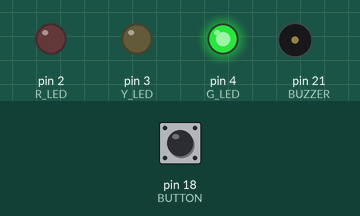
The program below on a simulated MicroPython board. Shown: output pins drawn as LEDs (lit = HIGH), buzzer (waves = sounding, pin HIGH). The test bench sets the inputs (shaded band); at power-on: pin 18 (BUTTON) LOW.

Above: at 1.2 s.
1.3 s: pin 18 (BUTTON) pulled HIGH for 0.15 s
At 1.9 s:
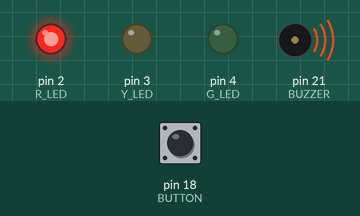
4.4 s: pin 18 (BUTTON) pulled HIGH for 3.2 s
At 17.2 s:
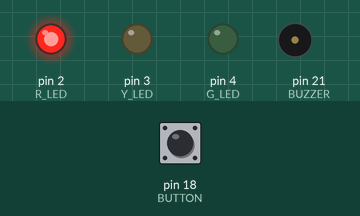
Timing chart, 0 to 20.1 s (numbered marks = the images above; inputs shaded):
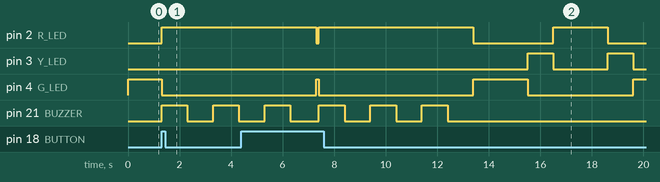

Measured:
- after the input at 1.3 s, pin 2 (R_LED): LOW → HIGH after 0.00 s instead of 1.7 s; pin 3 (Y_LED): stays LOW (without the input it goes to HIGH after 0.70 s); pin 4 (G_LED): HIGH → LOW after 0.00 s instead of 0.70 s; pin 21 (BUZZER): alternates HIGH for 1.0 s and LOW for 1.0 s, starting at once

The program:

traficlights.py
```python
from machine import Pin
import utime

INTERVAL = 0.1

R_LED = Pin(2, Pin.OUT)
Y_LED = Pin(3, Pin.OUT)
G_LED = Pin(4, Pin.OUT)
BUZZER = Pin(21, Pin.OUT)
BUTTON = Pin(18, Pin.IN, Pin.PULL_DOWN)

def turn_on_led(led_color):
    R_LED.value(0)
    Y_LED.value(0)
    G_LED.value(0)

    if led_color == "R":
        R_LED.value(1)
    elif led_color == "Y":
        Y_LED.value(1)
    elif led_color == "G":
        G_LED.value(1)

def switch_to_walking():
    turn_on_led("R")

    for _ in range(6):
        BUZZER.toggle()
        utime.sleep(1)

    turn_on_led("G")


def step_lights(time):
    if time <= 2:
        turn_on_led("G")
    elif time <= 3:
        turn_on_led("Y")
    elif time <= 5:
        turn_on_led("R")
    else:
        turn_on_led("Y")

def main():
    time = 0

    while True:
        if BUTTON.value() == 1:
            switch_to_walking()
            time = 0

        else:
            step_lights(time)
            time += INTERVAL
            if time > 6:
                time = 0

        utime.sleep(INTERVAL)

main()
```
